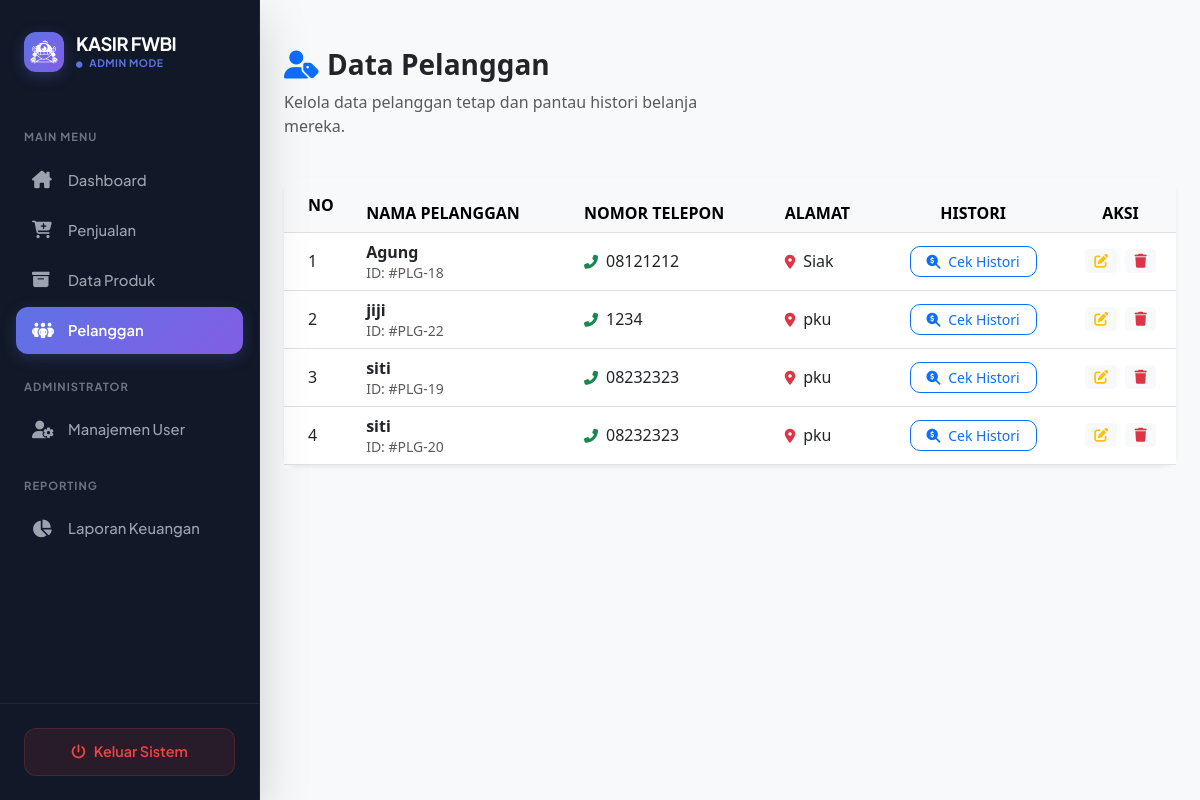
The app's page /admin/pelanggan/index.php (signed in) with its own data.
### tables this page shows
CREATE TABLE `pelanggan` (
  `PelangganID` int(11) NOT NULL,
  `NamaPelanggan` varchar(255) NOT NULL,
  `Alamat` text NOT NULL,
  `NomorTelepon` varchar(15) NOT NULL
);

### admin/pelanggan/index.php (the view, shortened to what this page needs)
<?php
include '../../main/connect.php';
?>
<!DOCTYPE html>
<html lang="id">
<head>
    <link href="https://cdn.jsdelivr.net/npm/bootstrap@5.3.0/dist/css/bootstrap.min.css" rel="stylesheet">
    <link rel="stylesheet" href="https://cdnjs.cloudflare.com/ajax/libs/font-awesome/6.4.0/css/all.min.css">
</head>
<body class="bg-light">
    <div class="d-flex">
        <?php include '../../template/sidebar.php'; ?>
        <div class="container-fluid p-4">
            <div class="row mb-4">
                <div class="col-md-6">
                    <h3 class="fw-bold"><i class="fas fa-user-tag me-2 text-primary"></i>Data Pelanggan</h3>
                    <p class="text-muted">Kelola data pelanggan tetap dan pantau histori belanja mereka.</p>
                </div>
            </div>
            <div class="card border-0 shadow-sm">
                <div class="card-body p-0">
                    <div class="table-responsive">
                        <table class="table table-hover align-middle mb-0">
                            <thead class="table-light">
                                <tr>
                                    <th class="ps-4 py-3">NO</th>
                                    <th>NAMA PELANGGAN</th>
                                    <th>NOMOR TELEPON</th>
                                    <th>ALAMAT</th>
                                    <th class="text-center">HISTORI</th>
                                    <th class="text-center">AKSI</th>
                                </tr>
                            </thead>
                            <tbody>
                                <?php
                                $no = 1;
                                $query = mysqli_query($conn, "SELECT * FROM pelanggan ORDER BY NamaPelanggan ASC");
                                if(mysqli_num_rows($query) > 0) {
                                    while($row = mysqli_fetch_array($query)){
                                ?>
                                <tr>
                                    <td class="ps-4"><?= $no++; ?></td>
                                    <td>
                                        <div class="fw-bold text-dark"><?= $row['NamaPelanggan']; ?></div>
                                        <small class="text-muted">ID: #PLG-<?= $row['PelangganID']; ?></small>
                                    </td>
                                    <td><i class="fas fa-phone-alt me-2 text-success small"></i><?= $row['NomorTelepon']; ?></td>
                                    <td><i class="fas fa-map-marker-alt me-2 text-danger small"></i><?= $row['Alamat']; ?></td>
                                    <td class="text-center">
                                        <a href="histori_belanja.php?id=<?= $row['PelangganID']; ?>" class="btn btn-sm btn-outline-primary btn-action px-3">
                                            <i class="fas fa-search-dollar me-1"></i> Cek Histori
                                        </a>
                                    </td>
                                    <td class="text-center">
                                        <a href="edit.php?id=<?= $row['PelangganID']; ?>" class="btn btn-sm btn-light text-warning me-1">
                                            <i class="fas fa-edit"></i>
                                        </a>
                                        <a href="javascript:void(0)" onclick="konfirmasiHapus(<?= $row['PelangganID']; ?>)" class="btn btn-sm btn-light text-danger">
                                            <i class="fas fa-trash"></i>
                                        </a>
                                    </td>
                                </tr>
                                <?php
                                    }
                                } else {
                                    echo "<tr><td colspan='6' class='text-center py-5 text-muted'>Belum ada data pelanggan.</td></tr>";
                                }
                                ?>
                            </tbody>
                        </table>
                    </div>
                </div>
            </div>
        </div>
    </div>
</body>
</html>

### admin/pelanggan/index.php (style rules this page uses)
.card { border-radius: 15px; }
.table thead { background-color: #f8f9fa; }
.btn-action { border-radius: 10px; }

### template/sidebar.php (style rules this page uses)
:root { --sidebar-bg: #111827; --accent-color: #5e72e4; --hover-bg: rgba(255, 255, 255, 0.05); --text-gray: #9ca3af; }

### records on screen
pelanggan: NamaPelanggan "Agung", PelangganID "18", NomorTelepon "08121212", Alamat "Siak"
pelanggan: NamaPelanggan "jiji", PelangganID "22", NomorTelepon "1234", Alamat "pku"
pelanggan: NamaPelanggan "siti", PelangganID "19", NomorTelepon "08232323", Alamat "pku"
pelanggan: NamaPelanggan "siti", PelangganID "20", NomorTelepon "08232323", Alamat "pku"

### other values on screen
$_SESSION['role'] "ADMIN"
